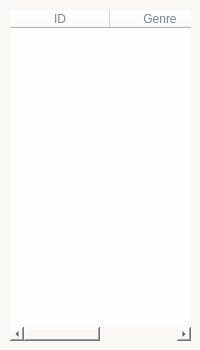
<?xml version="1.0" encoding="UTF-8"?>
<ui version="4.0">
 <class>SelectGenre</class>
 <widget class="QDialog" name="SelectGenre">
  <property name="geometry">
   <rect>
    <x>0</x>
    <y>0</y>
    <width>200</width>
    <height>350</height>
   </rect>
  </property>
  <property name="windowTitle">
   <string>Dialog</string>
  </property>
  <property name="styleSheet">
   <string notr="true">background-color: rgb(250, 248, 245);</string>
  </property>
  <widget class="QTableWidget" name="tableWidget">
   <property name="geometry">
    <rect>
     <x>10</x>
     <y>10</y>
     <width>181</width>
     <height>331</height>
    </rect>
   </property>
   <property name="styleSheet">
    <string notr="true">color: rgb(121, 131, 154);
background-color: rgb(253, 253, 252);
border-radius: 12px;
font: 10pt &quot;Comic Sans MS&quot;;</string>
   </property>
   <column>
    <property name="text">
     <string>ID</string>
    </property>
   </column>
   <column>
    <property name="text">
     <string>Genre</string>
    </property>
   </column>
  </widget>
 </widget>
 <resources/>
 <connections/>
</ui>
